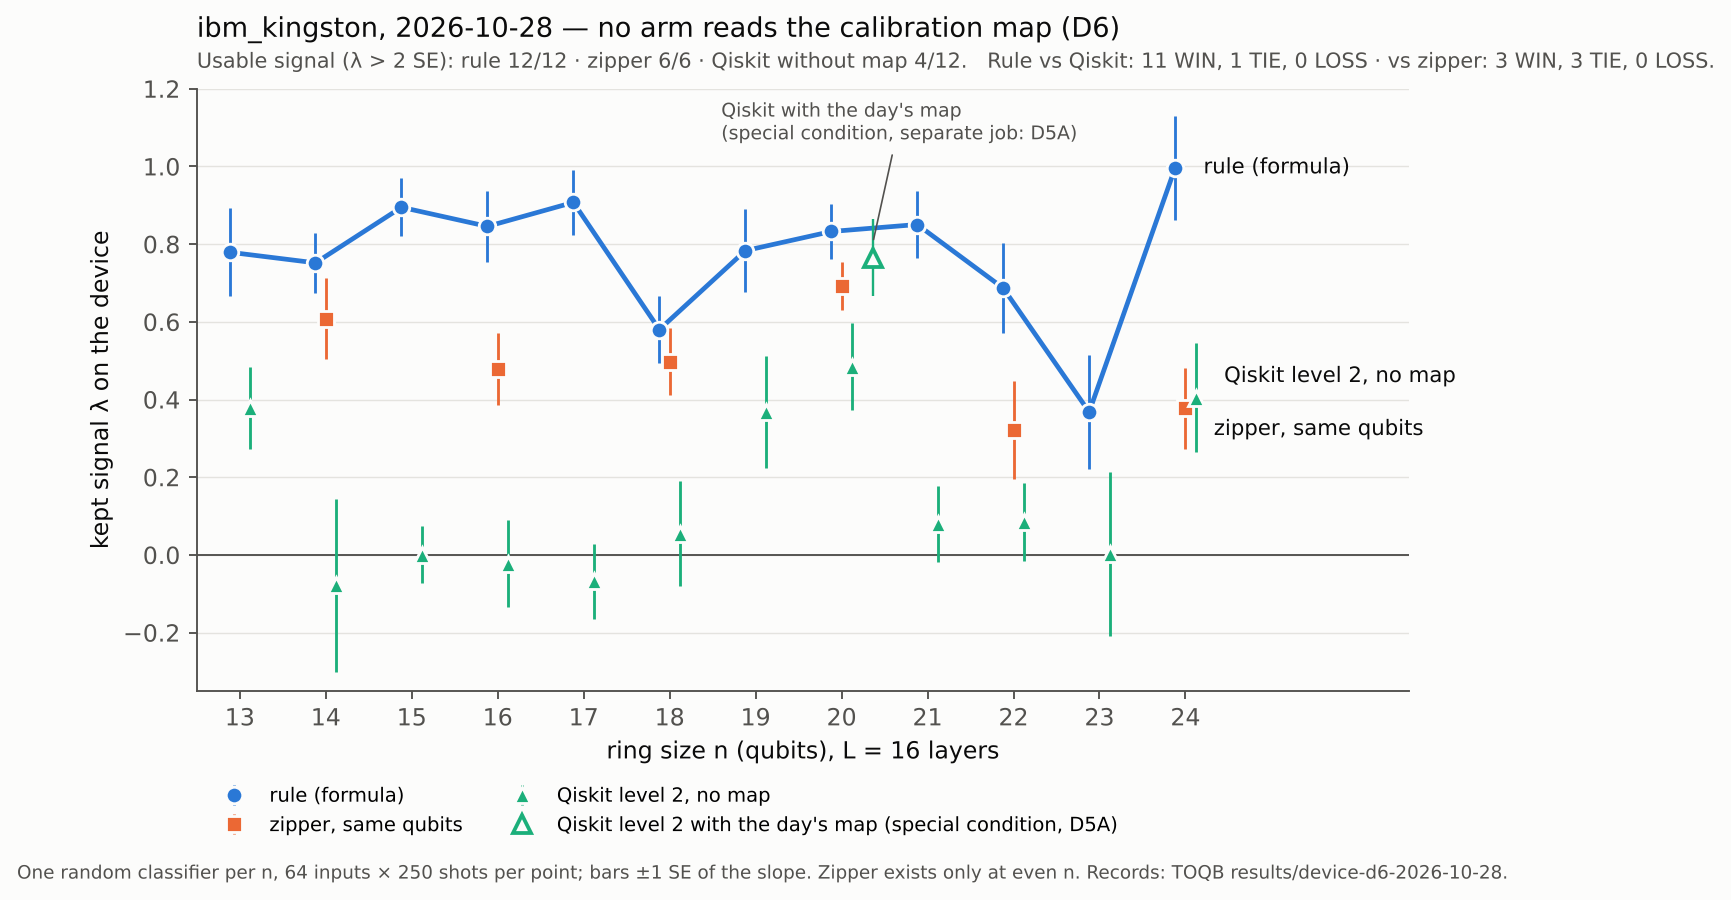

Write Python code to recreate this figure.
"""README headline figure for device test D6 (ibm_kingston, 2026-10-28): kept signal per n for the three arms, from
the D6 workbook values (lam_score.json); D5 part A's map-aware Qiskit point shown separately as a special condition."""
import json, sys
import matplotlib
matplotlib.use("Agg")
import matplotlib.pyplot as plt

R, OUT = sys.argv[1], sys.argv[2]
sc = {c["name"]: c["device"] for c in json.load(open(f"{R}/job/lam_score.json"))["cells"]}
ARMS = [("fold_rule", "rule (formula)", "#2a78d6", "o"), ("fold_zipcyc", "zipper, same qubits", "#eb6834", "s"),
        ("qiskit_2_blind_template", "Qiskit level 2, no map", "#1baf7a", "^")]
SURF, INK, INK2, GRID = "#fcfcfb", "#0b0b0b", "#52514e", "#e4e3df"
plt.rcParams.update({"font.family": "DejaVu Sans", "font.size": 10, "axes.edgecolor": INK2, "xtick.color": INK2,
                     "ytick.color": INK2, "axes.labelcolor": INK, "axes.spines.top": False, "axes.spines.right": False,
                     "figure.facecolor": SURF, "axes.facecolor": SURF})
fig, ax = plt.subplots(figsize=(9.2, 4.6))
ax.axhline(0, color=INK2, lw=0.8)
ax.grid(axis="y", color=GRID, lw=0.6)
for k, (key, lab, col, mk) in enumerate(ARMS):
    ns = [n for n in range(13, 25) if f"lam_n{n}_L16_m0-{key}" in sc]
    xs = [n + (k - 1) * 0.12 for n in ns]
    ys = [sc[f"lam_n{n}_L16_m0-{key}"]["lam"] for n in ns]
    es = [sc[f"lam_n{n}_L16_m0-{key}"]["se"] for n in ns]
    ax.errorbar(xs, ys, yerr=es, fmt=mk, ms=7, color=col, ecolor=col, elinewidth=1.2, capsize=0,
                mec=SURF, mew=1.2, label=lab, zorder=3)
    if key == "fold_rule":
        ax.plot(xs, ys, color=col, lw=2, zorder=2)
    dy = {"fold_rule": 0, "fold_zipcyc": -9, "qiskit_2_blind_template": 9}[key]
    ax.annotate(lab, (xs[-1], ys[-1]), textcoords="offset points", xytext=(12, dy), va="center", fontsize=9,
                color=INK)
ax.errorbar([20.36], [0.765], yerr=[0.099], fmt="^", ms=8, mfc=SURF, mec="#1baf7a", mew=1.6, ecolor="#1baf7a",
            elinewidth=1.0, capsize=0, zorder=3, label="Qiskit level 2 with the day's map (special condition, D5A)")
ax.annotate("Qiskit with the day's map\n(special condition, separate job: D5A)", (20.36, 0.80), xytext=(18.6, 1.07),
            fontsize=8, color=INK2, arrowprops=dict(arrowstyle="-", color=INK2, lw=0.7))
ax.set_xticks(range(13, 25)); ax.set_xlim(12.5, 26.6); ax.set_ylim(-0.35, 1.2)
ax.set_xlabel("ring size n (qubits), L = 16 layers")
ax.set_ylabel("kept signal λ on the device")
ax.set_title("ibm_kingston, 2026-10-28 — no arm reads the calibration map (D6)", loc="left", fontsize=11.5,
             color=INK, pad=22)
ax.text(0, 1.035, "Usable signal (λ > 2 SE): rule 12/12 · zipper 6/6 · Qiskit without map 4/12.   "
        "Rule vs Qiskit: 11 WIN, 1 TIE, 0 LOSS · vs zipper: 3 WIN, 3 TIE, 0 LOSS.",
        transform=ax.transAxes, fontsize=8.8, color=INK2)
ax.legend(frameon=False, fontsize=8.3, loc="upper left", bbox_to_anchor=(0, -0.13), ncol=2)
fig.text(0.01, -0.13, "One random classifier per n, 64 inputs × 250 shots per point; bars ±1 SE of the slope. "
         "Zipper exists only at even n. Records: TOQB results/device-d6-2026-10-28.", fontsize=7.8, color=INK2)
fig.savefig(OUT, dpi=170, bbox_inches="tight")
print("written", OUT)
